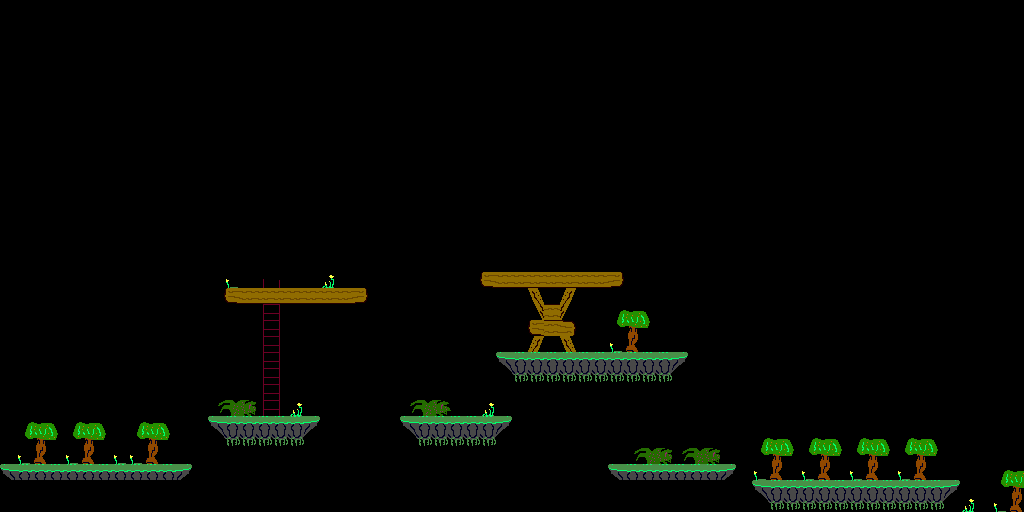

Tiled map render using the project's own tile images. Description and the map definition, with tile-layer contents summarised, below:
An orthogonal 64x32 tile map with 16x16 px tiles, 2 tile layers (layer_fg, layer_collision) and 9 objects (spawn_player).

<map version="1.10" tiledversion="1.12.2" orientation="orthogonal" renderorder="right-down" width="64" height="32" tilewidth="16" tileheight="16" infinite="0" nextlayerid="7" nextobjectid="20">
 <tileset firstgid="1" source="ts_jungle2.tsx" />
 <layer id="1" name="layer_fg" width="64" height="32">
  <data>[2048 cells, 240 non-empty, 27 distinct tile ids]</data>
 </layer>
 <layer id="6" name="layer_collision" width="64" height="32">
  <data>[2048 cells, 0 non-empty, 0 distinct tile ids]</data>
 </layer>
 <objectgroup color="#ff5500" id="2" name="spawn">
  <properties>
   <property name="exportName" type="bool" value="true" />
   <property name="exportPosition" type="bool" value="true" />
   <property name="exportSize" type="bool" value="true" />
  </properties>
  <object id="7" name="spawn_player" x="16" y="416" width="48" height="48">
   <properties>
    <property name="exportName" type="bool" value="true" />
    <property name="exportPosition" type="bool" value="true" />
    <property name="exportSize" type="bool" value="true" />
   </properties>
  </object>
 </objectgroup>
 <objectgroup color="#0055ff" id="3" name="platform" class="Platform">
  <object id="10" x="0" y="464" width="192" height="16">
   <properties>
    <property name="exportName" type="bool" value="true" />
    <property name="exportPosition" type="bool" value="true" />
    <property name="exportSize" type="bool" value="true" />
   </properties>
  </object>
  <object id="11" x="208" y="416" width="112" height="16">
   <properties>
    <property name="exportName" type="bool" value="true" />
    <property name="exportPosition" type="bool" value="true" />
    <property name="exportSize" type="bool" value="true" />
   </properties>
  </object>
  <object id="12" x="400" y="416" width="112" height="16">
   <properties>
    <property name="exportName" type="bool" value="true" />
    <property name="exportPosition" type="bool" value="true" />
    <property name="exportSize" type="bool" value="true" />
   </properties>
  </object>
  <object id="13" x="496" y="352" width="192" height="16">
   <properties>
    <property name="exportName" type="bool" value="true" />
    <property name="exportPosition" type="bool" value="true" />
    <property name="exportSize" type="bool" value="true" />
   </properties>
  </object>
  <object id="14" x="224" y="288" width="144" height="16">
   <properties>
    <property name="exportName" type="bool" value="true" />
    <property name="exportPosition" type="bool" value="true" />
    <property name="exportSize" type="bool" value="true" />
   </properties>
  </object>
  <object id="15" x="480" y="272" width="144" height="16">
   <properties>
    <property name="exportName" type="bool" value="true" />
    <property name="exportPosition" type="bool" value="true" />
    <property name="exportSize" type="bool" value="true" />
   </properties>
  </object>
  <object id="16" x="608" y="464" width="128" height="16">
   <properties>
    <property name="exportName" type="bool" value="true" />
    <property name="exportPosition" type="bool" value="true" />
    <property name="exportSize" type="bool" value="true" />
   </properties>
  </object>
  <object id="17" x="752" y="480" width="208" height="16">
   <properties>
    <property name="exportName" type="bool" value="true" />
    <property name="exportPosition" type="bool" value="true" />
    <property name="exportSize" type="bool" value="true" />
   </properties>
  </object>
 </objectgroup>
</map>
